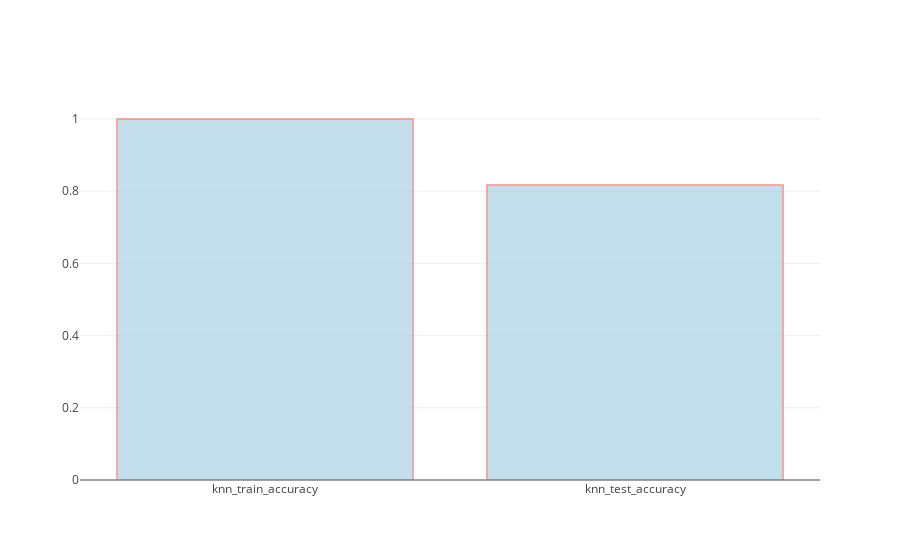

Notebook source saved alongside this figure:
### Code cell
data = [go.Bar(
            x=["knn_train_accuracy","knn_test_accuracy"],
            y=[knn_train_accuracy,knn_test_accuracy],
            marker=dict(color='rgb(158,202,225)',
            line=dict(color='rgba(254, 69, 62, 1)',
            width=1.5),
        ),
    opacity=0.6
    )]

iplot(data, filename='text-hover-bar')

### Figure 1 — Plotly figure (JSON) as saved in the notebook; plotly's stock layout.template omitted (floating-point values rounded to 4 significant figures)
{"data": [{"marker": {"color": "rgb(158,202,225)", "line": {"color": "rgba(254, 69, 62, 1)", "width": 1.5}}, "opacity": 0.6, "type": "bar", "uid": "a020915c-4114-11e9-901c-2816ad271347", "x": ["knn_train_accuracy", "knn_test_accuracy"], "y": [1, 0.8172]}], "layout": {}}
